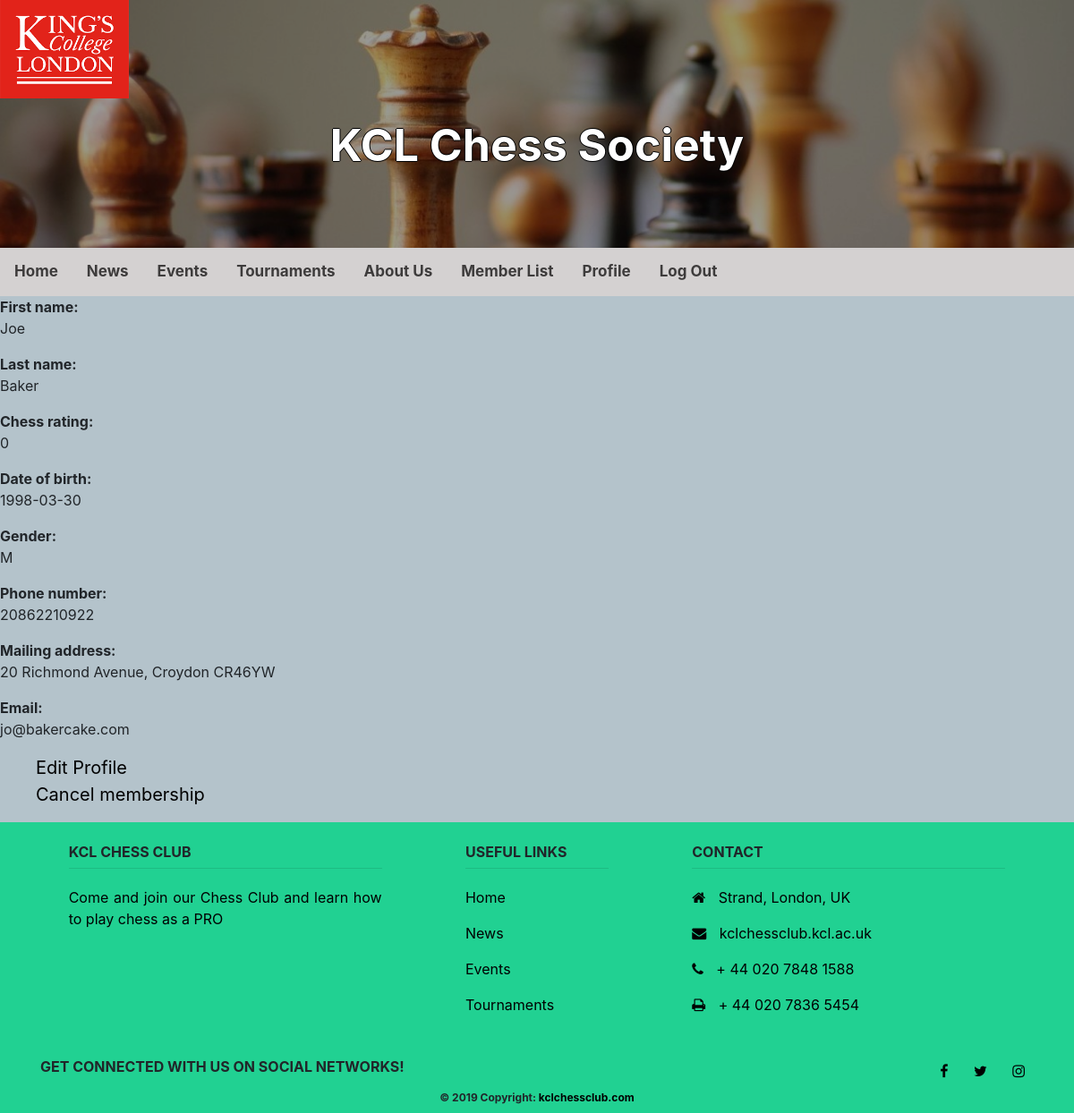
The page /pages/profile.php (signed in) on the database its author committed.
### tables this page shows
CREATE TABLE `users` (
  `id` INT(11) NOT NULL AUTO_INCREMENT,
  `admin` BIT(1) NOT NULL DEFAULT 0,  
  `first_name` VARCHAR(255),
  `last_name` VARCHAR(255),
  `dob` DATE NOT NULL,
  `gender` CHAR(1) NOT NULL,  
  `phone` VARCHAR(15) NOT NULL,
  `address` VARCHAR(255),
  `rating` INT(3) NOT NULL DEFAULT 0,
  `email` VARCHAR(255),
  `username` VARCHAR(255),
  `hashed_password` VARCHAR(255),
  PRIMARY KEY (`id`)
);

### private/database.php (called while the page is built, shortened)
<?php
    function db_escape($connection, $input) {
        return mysqli_real_escape_string($connection, $input);
    }
?>

### private/query_functions.php (called while the page is built, shortened)
<?php
    function find_user_by_id($id) {
        global $db;
        $sql = "SELECT * FROM users ";
        $sql .= "WHERE id='" . db_escape($db, $id) . "' ";
        $sql .= "LIMIT 1";
        $result = mysqli_query($db, $sql);
        $user = mysqli_fetch_assoc($result);
        return $user;
    }
?>

### private/functions.php (called while the page is built, shortened)
<?php
    function url_for($path) {
        if($path[0] != '/') {
            $path = "/" . $path;
        }
        return WWW_ROOT . $path;
    }
    function u($input="") {
        return urlencode($input);
    }
    function h($input="") {
        return htmlspecialchars($input);
    }
?>

### private/auth_functions.php (called while the page is built, shortened)
<?php
  function is_logged_in() {
    return isset($_SESSION['user_id']);
  }
  function user_is_admin() {
    $user = find_user_by_id($_SESSION['user_id']);
    return (is_logged_in() && $user['admin'] == "1");
  }
?>

### public/pages/profile.php (the view, shortened to what this page needs)
<?php
  $id = $_SESSION['user_id'];
  $user = find_user_by_id($id);
  $first_name = h($user['first_name']);
  $last_name = h($user['last_name']);
  $rating = h($user['rating']);
  $dob = h($user['dob']);
  $gender = h($user['gender']);
  $phone = h($user['phone']);
  $address = h($user['address']);
  $email = h($user['email']);
?>
<?php include(SHARED_PATH . '/header.php'); ?>
<div>
  <div>
      <dl><dt>First name: </dt><dd><?php echo $first_name ?></dd></dl>
      <dl><dt>Last name: </dt><dd><?php echo $last_name ?></dd></dl>
      <dl><dt>Chess rating: </dt><dd><?php echo $rating ?></dd></dl>
      <dl><dt>Date of birth: </dt><dd><?php echo $dob ?></dd></dl>
      <dl><dt>Gender: </dt><dd><?php echo $gender ?></dd></dl>
      <dl><dt>Phone number: </dt><dd><?php echo $phone ?></dd></dl>
      <dl><dt>Mailing address: </dt><dd><?php echo $address ?></dd></dl>
      <dl><dt>Email: </dt><dd><?php echo $email ?></dd></dl>
  </div>
  <div>
    <p>
      <a href="<?php echo url_for('pages/edit_profile.php?id=' . h(u($user['id']))); ?>">Edit Profile</a></br>
      <a href="<?php echo url_for('pages/delete_profile.php?id=' . h(u($user['id']))); ?>">Cancel membership</a></br>
    </p>
</div>
<?php include(SHARED_PATH . '/footer.php'); ?>

### public/pages/stylesheets/public.css (style rules this page uses)
body { background-color: #b4c3cb; }
p { color: #37474f; font-size: 20px; padding-left: 40px; padding-right: 40px; text-align: justify; }

### public/pages/stylesheets/footer.css (style rules this page uses)
a { color: black; }

### rows shown on the page
users: first_name "Joe", last_name "Baker", rating "0", dob "1998-03-30", gender "M", phone "20862210922", address "20 Richmond Avenue, Croydon CR46YW", email "jo@bakercake.com"
